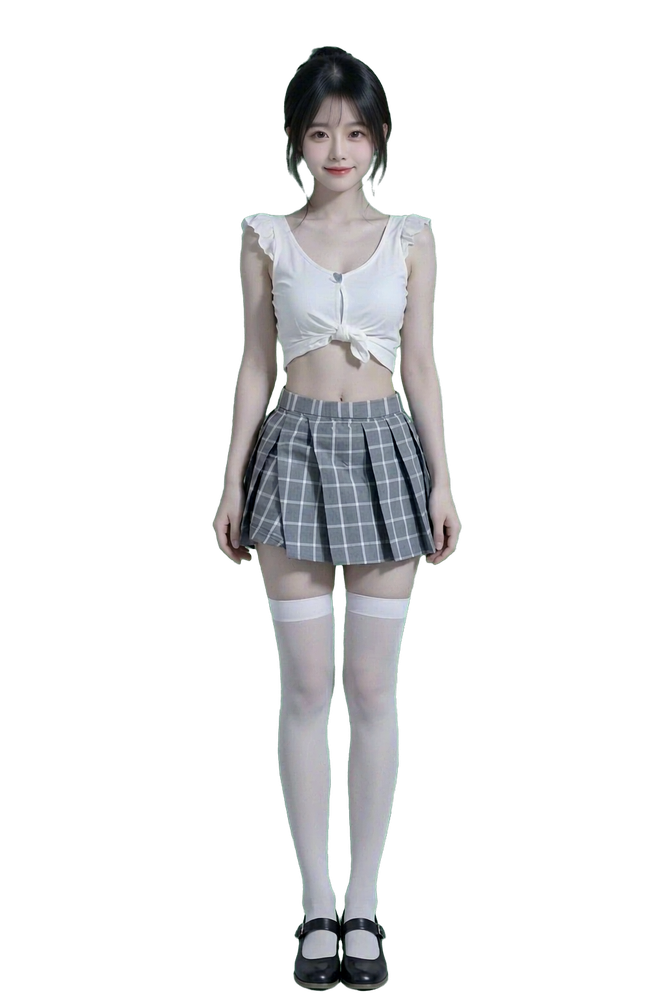
#> input picture xiaoyun/assets/char.png, 667 x 1000 px, shrunk from 1024 x 1536 before the run
$ python ascii_pose.py ../assets/char.png 5 5
#> lines starting #> are read from the running program, lines starting #| are printed output that depends on the picture
# -*- coding: utf-8 -*-
"""把舞蹈截图转成 ASCII 轮廓图，用于在无图像通道时定量/定性判断姿态：
   - 每行宽度剖面（能看出头/肩/腰/裙的宽度变化）
   - 连通域数量（>1 = 身体断裂，例如腰断/肢体分离）
   - 左右对称性（左右半边非透明像素比）
Usage: python tools/ascii_pose.py <png> [cols] [rows]
"""
import sys
from PIL import Image


def main():
    path = sys.argv[1]
    CW = int(sys.argv[2]) if len(sys.argv) > 2 else 46
    CH = int(sys.argv[3]) if len(sys.argv) > 3 else 40
    im = Image.open(path).convert('RGB')
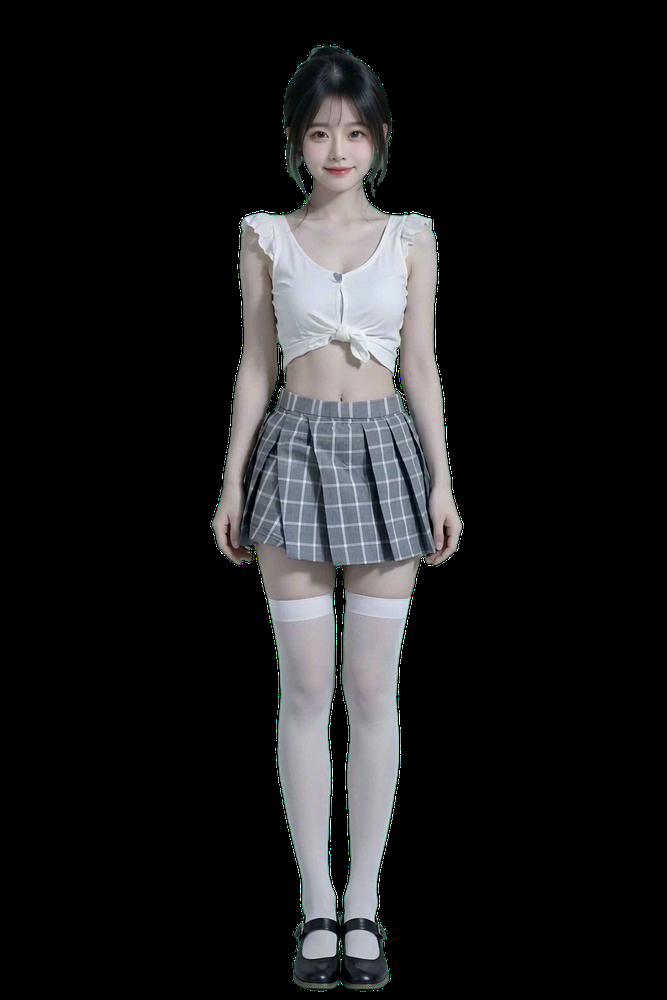
#> im: PIL image 667x1000 RGB; mean R, G, B 27.8, 28, 28.9
    w, h = im.size
#> w = 667; h = 1000
    px = im.load()
    # 背景色 = 四角像素均值（截图背景不透明，不能用 alpha 判前景）
    corners = [px[2, 2], px[w - 3, 2], px[2, h - 3], px[w - 3, h - 3]]
#> corners = [(0, 0, 0), (0, 0, 0), (0, 0, 0), (0, 0, 0)]
    bg = tuple(sum(c[i] for c in corners) / 4 for i in range(3))
#> bg = (0, 0, 0)

    def isfg(x, y):
        p = px[x, y]
        return (abs(p[0] - bg[0]) + abs(p[1] - bg[1]) + abs(p[2] - bg[2])) > 42
    # 降采样：每格内非透明像素占比
    grid = []
    for r in range(CH):
        row = []
        for c in range(CW):
            x0, x1 = int(c * w / CW), max(int(c * w / CW) + 1, int((c + 1) * w / CW))
            y0, y1 = int(r * h / CH), max(int(r * h / CH) + 1, int((r + 1) * h / CH))
            n = tot = 0
            for y in range(y0, y1, 2):
                for x in range(x0, x1, 2):
                    tot += 1
                    if isfg(x, y):
                        n += 1
            row.append(n / max(tot, 1))
        grid.append(row)
#> this loop made 5 passes
    chars = ' .:-=+*#%@'
    print('== ' + path)
    for row in grid:
        print(''.join(chars[min(9, int(v * 9.99))] for v in row))
#> this loop made 5 passes
#> row on passes 1 to 5: [0, 0, 0.461, 0, 0], [0, 0.186, 0.956, 0.253, 0], [0, 0.252, 0.981, 0.33, 0], [0, 0, 0.829, 0.0157, 0], [0, 0, 0.552, 0, 0]
    # 连通域（4 邻域，阈值 0.35）
    thr = 0.35
    seen = [[False] * CW for _ in range(CH)]
    comps = []

    def dfs(r, c):
        stack = [(r, c)]; n = 0
        while stack:
            rr, cc = stack.pop()
            if rr < 0 or rr >= CH or cc < 0 or cc >= CW: continue
            if seen[rr][cc] or grid[rr][cc] < thr: continue
            seen[rr][cc] = True; n += 1
            stack += [(rr + 1, cc), (rr - 1, cc), (rr, cc + 1), (rr, cc - 1)]
        return n
    for r in range(CH):
        for c in range(CW):
            if grid[r][c] >= thr and not seen[r][c]:
                comps.append(dfs(r, c))
    comps = sorted(comps, reverse=True)
    print('components=%d sizes=%s' % (len(comps), comps[:5]))
    left = sum(grid[r][c] for r in range(CH) for c in range(CW // 2))
    right = sum(grid[r][c] for r in range(CH) for c in range(CW // 2, CW))
    print('L/R mass %.2f / %.2f  ratio=%.2f' % (left, right, left / max(right, 0.01)))
#| L/R mass 0.44 / 4.38  ratio=0.10


if __name__ == '__main__':
    main()
